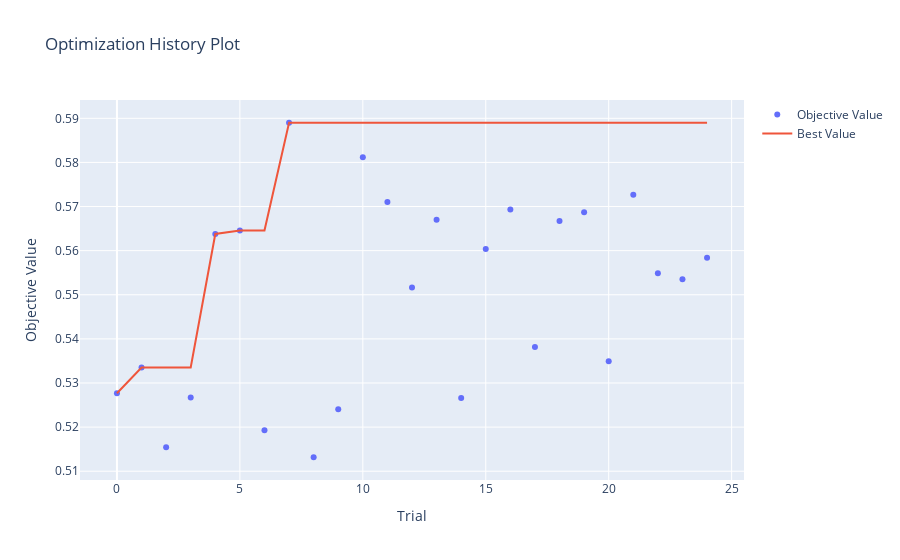

Notebook code cell kept with this figure:
### Code cell
optuna.visualization.plot_optimization_history(study_ab)

### Figure 1 — Plotly figure (JSON) as saved in the notebook; plotly's stock layout.template omitted (floating-point values rounded to 4 significant figures)
{"data": [{"mode": "markers", "name": "Objective Value", "type": "scatter", "x": [0, 1, 2, 3, 4, 5, 6, 7, 8, 9, 10, 11, 12, 13, 14, 15, 16, 17, 18, 19, 20, 21, 22, 23, 24], "y": [0.5277, 0.5335, 0.5155, 0.5267, 0.5638, 0.5646, 0.5193, 0.589, 0.5132, 0.5241, 0.5812, 0.571, 0.5517, 0.567, 0.5266, 0.5604, 0.5693, 0.5382, 0.5667, 0.5687, 0.5349, 0.5727, 0.5549, 0.5535, 0.5584]}, {"name": "Best Value", "type": "scatter", "x": [0, 1, 2, 3, 4, 5, 6, 7, 8, 9, 10, 11, 12, 13, 14, 15, 16, 17, 18, 19, 20, 21, 22, 23, 24], "y": [0.5277, 0.5335, 0.5335, 0.5335, 0.5638, 0.5646, 0.5646, 0.589, 0.589, 0.589, 0.589, 0.589, 0.589, 0.589, 0.589, 0.589, 0.589, 0.589, 0.589, 0.589, 0.589, 0.589, 0.589, 0.589, 0.589]}], "layout": {"title": {"text": "Optimization History Plot"}, "xaxis": {"title": {"text": "Trial"}}, "yaxis": {"title": {"text": "Objective Value"}}}}
